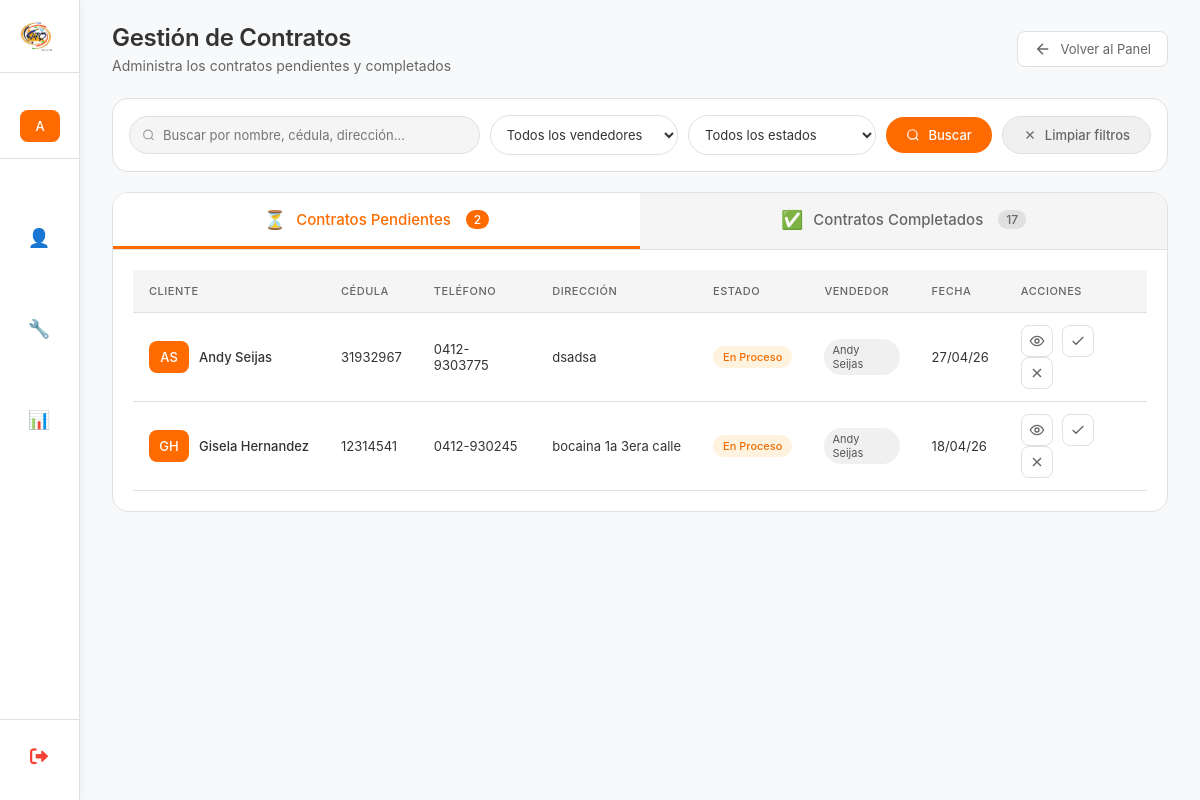
Before: /administrador/contratos/ (signed in) with the older database file.
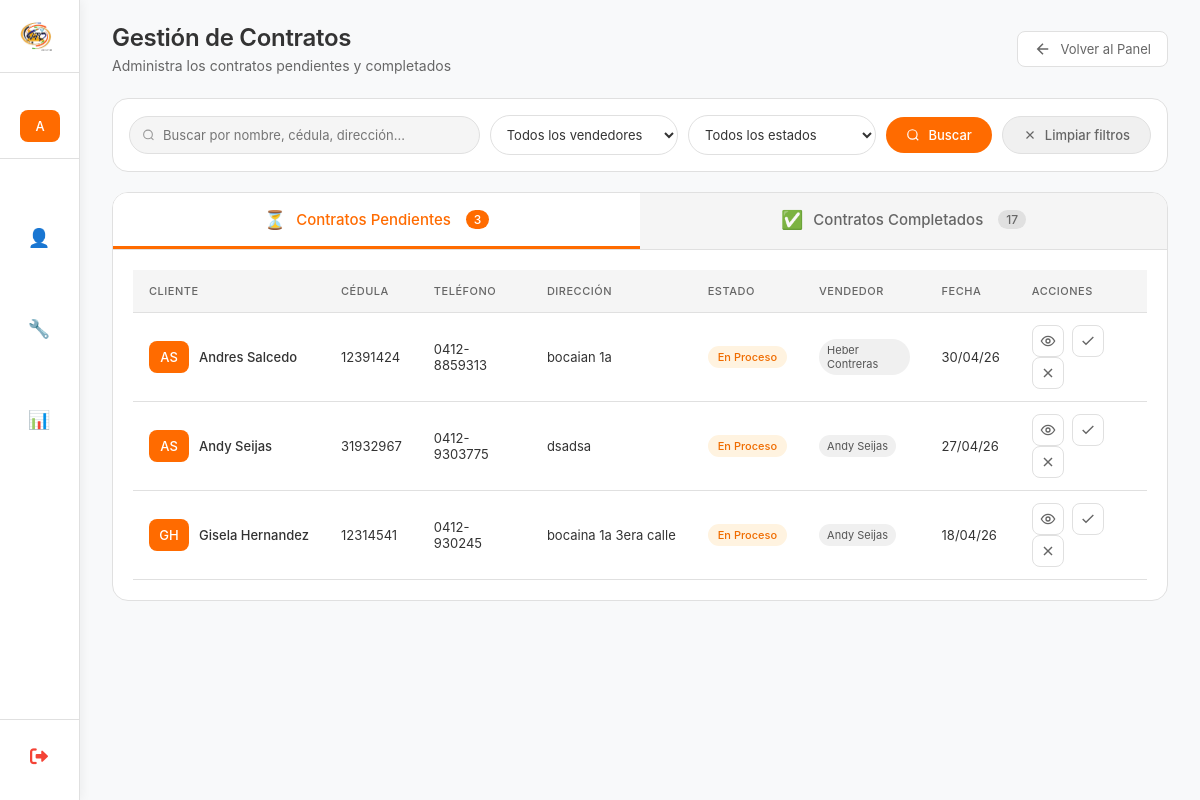
After: the same page with the newer database file.
### myapp/models.py (models this page shows, shortened)
class ContratoCliente(models.Model):
    class SimplePlusChoices(models.TextChoices):
        SI = 'SI', 'Sí'
        NO = 'NO', 'No'
    class EstadoContrato(models.TextChoices):
        EN_PROCESO = 'EN_PROCESO', 'En Proceso'
        COMPLETADO = 'COMPLETADO', 'Completado'
        NO_COMPLETADO = 'NO_COMPLETADO', 'No Completado'
    cliente_potencial = models.ForeignKey('ClientePotencial',on_delete=models.CASCADE,related_name='contratos',verbose_name="Cliente Potencial")
    otro_telefono = models.CharField(max_length=20,verbose_name="Otro Teléfono",blank=True,null=True,help_text="Teléfono adicional de contacto")
    correo_electronico = models.EmailField(verbose_name="Correo Electrónico",max_length=254,unique=True)
    direccion_detallada = models.TextField(max_length=500,verbose_name="Dirección Detallada",help_text="Calle, avenida, urbanización, casa/edificio, piso, apartamento")
    fecha_nacimiento = models.DateField(verbose_name="Fecha de Nacimiento")
    plan_contratado = models.ForeignKey(Plan,on_delete=models.PROTECT,related_name='contratos',verbose_name="Plan a Contratar")
    simple_plus = models.CharField(max_length=2,choices=SimplePlusChoices.choices,default=SimplePlusChoices.NO,verbose_name="Simple Plus",help_text="¿El cliente tiene Simple Plus?")
    modalidad_equipo = models.ForeignKey(ModalidadEquipo,on_delete=models.PROTECT,related_name='contratos',verbose_name="Modalidad del Equipo")
    punto_referencia = models.CharField(max_length=255,verbose_name="Punto de Referencia",help_text="Referencia para encontrar la ubicación")
    tipo_vivienda = models.ForeignKey(TipoVivienda,on_delete=models.PROTECT,related_name='contratos',verbose_name="Tipo de Vivienda")
    numero_casa = models.CharField(max_length=50,verbose_name="Número de Casa/Edificio",help_text="Número de la casa, edificio, apartamento")
    numero_pago_movil = models.CharField(blank=True, null=True,max_length=20,verbose_name="Número de Pago Móvil",help_text="Número de teléfono donde se realizó el pago")
    foto_pago = models.ImageField(blank=True, null=True,upload_to='pagos/',verbose_name="Foto del Pago",help_text="Captura de pantalla o foto del comprobante de pago")
    red = models.ForeignKey(Red,on_delete=models.PROTECT,related_name='contratos',verbose_name="Red")
    ods = models.CharField(max_length=50,verbose_name="ODS",blank=True,null=True,help_text="Orden de Servicio (solo administrador)")
    customer_id = models.CharField(max_length=50,verbose_name="Customer ID",blank=True,null=True,help_text="ID del cliente en el sistema (solo administrador)")
    atr = models.CharField(default="*VTC Conexiones",max_length=50,verbose_name="ATR",blank=True,null=True,help_text="ATR")
    estado = models.CharField(max_length=15,choices=EstadoContrato.choices,default=EstadoContrato.EN_PROCESO,verbose_name="Estado del Contrato")
    creado_por = models.ForeignKey(User,on_delete=models.SET_NULL,null=True,blank=True,related_name='contratos_creados',verbose_name="Creado por")
    fecha_creacion = models.DateTimeField(auto_now_add=True,verbose_name="Fecha de creación")
    fecha_actualizacion = models.DateTimeField(auto_now=True,verbose_name="Última actualización")
    class Meta:
        verbose_name = "Contrato de Cliente"
        verbose_name_plural = "Contratos de Clientes"
        ordering = ['-fecha_creacion']
        indexes = [
            models.Index(fields=['estado']),
            models.Index(fields=['fecha_creacion']),
            models.Index(fields=['correo_electronico']),
        ]

class ClientePotencial(models.Model):
    class InteresadoChoices(models.TextChoices):
        SI = 'SI', 'Sí'
        TAL_VEZ = 'TAL_VEZ', 'Tal vez'
        NO = 'NO', 'No'
    cedula = models.CharField(max_length=15,verbose_name="Cédula de Identidad",unique=True,  help_text="Ej: V-12345678, E-87654321",db_index=True)
    nombre = models.CharField(max_length=100,verbose_name="Nombre")
    apellido = models.CharField(max_length=100,verbose_name="Apellido")
    direccion = models.TextField(max_length=255,verbose_name="Dirección",blank=True,null=True)
    telefono = models.CharField(max_length=20, verbose_name="Teléfono",help_text="Ej: +58 412-1234567")
    posee_internet = models.BooleanField(default=False,verbose_name="¿Posee internet?", help_text="Marcar si ya tiene servicio de internet")
    interesado = models.CharField(max_length=10,choices=InteresadoChoices.choices,default=InteresadoChoices.TAL_VEZ,verbose_name="Nivel de interés")
    observacion = models.TextField(max_length=500,verbose_name="Observaciones",blank=True,null=True,help_text="Notas adicionales sobre el cliente")
    fecha_registro = models.DateField( default=datetime.date.today, verbose_name="Fecha de registro",help_text="Fecha en que se registró el cliente")
    creado_por = models.ForeignKey(User,on_delete=models.SET_NULL,  null=True,blank=True,related_name='clientes_potenciales_creados', verbose_name="Creado por",help_text="Usuario que registró este cliente")
    fecha_creacion = models.DateTimeField(auto_now_add=True,verbose_name="Fecha de creación en sistema")
    fecha_actualizacion = models.DateTimeField(auto_now=True,verbose_name="Última actualización")
    class Meta:
        verbose_name = "Cliente Potencial"
        verbose_name_plural = "Clientes Potenciales"
        ordering = ['-fecha_creacion']  # Ordenar por más recientes primero

### myapp/views_admin.py (the view, shortened to what this page needs)
# urls.py: path('administrador/contratos/', gestionar_contratos, name='gestionar_contratos'),
@login_required
def gestionar_contratos(request):
    es_admin = request.user.is_superuser or request.user.groups.filter(name='Administrador').exists()
    es_supervisor = request.user.groups.filter(name='Supervisor').exists()
    if not (es_admin or es_supervisor):
        messages.error(request, '⛔ Acceso denegado. No tienes permisos.')
        return redirect('dashboard')
    busqueda = request.GET.get('busqueda', '')
    vendedor_id = request.GET.get('vendedor', '')
    estado = request.GET.get('estado', '')
    tab_activa = request.GET.get('tab', 'pendientes')
    contratos_pendientes = ContratoCliente.objects.filter(
        Q(customer_id__isnull=True) | Q(customer_id='') |
        Q(ods__isnull=True) | Q(ods='')
    ).exclude(estado='NO_COMPLETADO').select_related('cliente_potencial', 'creado_por', 'plan_contratado')
    contratos_completados = ContratoCliente.objects.exclude(
        Q(customer_id__isnull=True) | Q(customer_id='') |
        Q(ods__isnull=True) | Q(ods='')
    ).exclude(estado='NO_COMPLETADO').select_related('cliente_potencial', 'creado_por', 'plan_contratado')
    contratos_no_completados = ContratoCliente.objects.filter(estado='NO_COMPLETADO').select_related('cliente_potencial', 'creado_por', 'plan_contratado')
    contratos_no_completados_count = contratos_no_completados.count()
    if estado == 'NO_COMPLETADO':
        contratos_activos = contratos_no_completados
    else:
        if tab_activa == 'pendientes':
            contratos_activos = contratos_pendientes
        else:
            contratos_activos = contratos_completados
    if vendedor_id and estado != 'NO_COMPLETADO':
        contratos_pendientes = contratos_pendientes.filter(creado_por_id=vendedor_id)
        contratos_completados = contratos_completados.filter(creado_por_id=vendedor_id)
    elif vendedor_id and estado == 'NO_COMPLETADO':
        contratos_no_completados = contratos_no_completados.filter(creado_por_id=vendedor_id)
    contratos_pendientes = contratos_pendientes.order_by('-fecha_creacion')
    contratos_completados = contratos_completados.order_by('-fecha_creacion')
    contratos_no_completados = contratos_no_completados.order_by('-fecha_creacion')
    from django.core.paginator import Paginator
    if estado == 'NO_COMPLETADO':
        paginator_pendientes = Paginator(contratos_no_completados, 10)
        page_pendientes = request.GET.get('page_pendientes', 1)
        contratos_pendientes_page = paginator_pendientes.get_page(page_pendientes)
        contratos_completados_page = []  # Vacío porque mostramos solo una tabla
        tab_activa = 'pendientes'
    else:
        paginator_pendientes = Paginator(contratos_pendientes, 10)
        page_pendientes = request.GET.get('page_pendientes', 1)
        contratos_pendientes_page = paginator_pendientes.get_page(page_pendientes)
        paginator_completados = Paginator(contratos_completados, 10)
        page_completados = request.GET.get('page_completados', 1)
        contratos_completados_page = paginator_completados.get_page(page_completados)
    from django.contrib.auth.models import User
    vendedores = User.objects.filter(is_active=True, groups__name='Vendedor').order_by('username')
    context = {
        'contratos_pendientes': contratos_pendientes_page,
        'contratos_pendientes_count': contratos_pendientes.count(),
        'contratos_completados': contratos_completados_page if estado != 'NO_COMPLETADO' else [],
        'contratos_completados_count': contratos_completados.count(),
        'contratos_no_completados_count': contratos_no_completados_count,
        'contratos_no_completados': contratos_no_completados if estado == 'NO_COMPLETADO' else [],
        'vendedores': vendedores,
        'busqueda': busqueda,
        'filtro_vendedor': vendedor_id,
        'filtro_estado': estado,
        'tab_activa': tab_activa,
        'es_admin': es_admin,
        'es_supervisor': es_supervisor,
        'mostrando_no_completados': estado == 'NO_COMPLETADO',
    }
    return render(request, 'Admin/gestionar_contratos.html', context)

### myapp/templates/Admin/gestionar_contratos.html (shortened to what the changed rows need)
{% extends 'Inicio_De_Sesion/base.html' %}
{% load static %}
{% block page_title %}Gestión de Contratos{% endblock %}
{% block content %}
<div class="tabs-container">
    <div class="tabs-header">
        <button class="tab-btn {% if tab_activa == 'pendientes' or not tab_activa %}active{% endif %}" onclick="cambiarTab('pendientes')" id="tab-pendientes-btn">
            <span class="tab-icon">⏳</span>
            {% if mostrando_no_completados %}
            Contratos No Completados
            {% else %}
            Contratos Pendientes
            {% endif %}
            <span class="tab-count">
                {% if mostrando_no_completados %}
                {{ contratos_no_completados_count }}
                {% else %}
                {{ contratos_pendientes_count }}
                {% endif %}
            </span>
        </button>
    </div>
    <div id="tab-pendientes" class="tab-content {% if tab_activa == 'pendientes' or not tab_activa %}active{% endif %}">
        <div class="table-container">
            <table class="table">
                <thead>
                    <tr>
                        <th>Cliente</th>
                        <th>Cédula</th>
                        <th>Teléfono</th>
                        <th>Dirección</th>
                        <th>Estado</th>
                        <th>Vendedor</th>
                        <th>Fecha</th>
                        <th>Acciones</th>
                    </tr>
                </thead>
                <tbody>
                    {% for contrato in contratos_pendientes %}
                    <tr>
                        <td>
                            <div class="user-cell">
                                <span class="user-avatar">{{ contrato.cliente_potencial.nombre|first|upper }}{{ contrato.cliente_potencial.apellido|first|upper }}</span>
                                <div>
                                    <div class="user-name">{{ contrato.cliente_potencial.nombre }} {{ contrato.cliente_potencial.apellido }}</div>
                                </div>
                            </div>
                        </td>
                        <td>{{ contrato.cliente_potencial.cedula }}</td>
                        <td>{{ contrato.cliente_potencial.telefono }}</td>
                        <td class="address-cell">{{ contrato.direccion_detallada|truncatechars:30|default:"—" }}</td>
                        <td>
                            {% if contrato.estado == 'EN_PROCESO' %}
                            <span class="badge proceso">En Proceso</span>
                            {% elif contrato.estado == 'COMPLETADO' %}
                            <span class="badge completado">Completado</span>
                            {% elif contrato.estado == 'NO_COMPLETADO' %}
                            <span class="badge no-completado">No Completado</span>
                            {% endif %}
                        </td>
                        <td>
                            <span class="vendedor-badge">{{ contrato.creado_por.get_full_name|default:contrato.creado_por.username }}</span>
                        </td>
                        <td>{{ contrato.fecha_creacion|date:"d/m/y" }}</td>
                        <td class="actions-cell">
                            <button class="action-btn" onclick="verContrato({{ contrato.id }})" title="Ver detalles">
                                <svg width="16" height="16" viewBox="0 0 24 24" fill="none" stroke="currentColor" stroke-width="2">
                                    <circle cx="12" cy="12" r="3"/>
                                    <path d="M22 12c-2.667 4.667-6 7-10 7s-7.333-2.333-10-7c2.667-4.667 6-7 10-7s7.333 2.333 10 7z"/>
                                </svg>
                            </button>
                            {% if contrato.estado != 'NO_COMPLETADO' and es_admin or es_supervisor %}
                            <button class="action-btn" onclick="abrirModalCompletar({{ contrato.id }})" title="Completar contrato">
                                <svg width="16" height="16" viewBox="0 0 24 24" fill="none" stroke="currentColor" stroke-width="2">
                                    <path d="M20 6L9 17l-5-5"/>
                                </svg>
                            </button>
                            {% endif %}
                            {% if contrato.estado == 'EN_PROCESO' and es_admin or es_supervisor %}
                            <button class="action-btn no-completado-btn" onclick="marcarNoCompletado({{ contrato.id }})" title="Marcar como No Completado">
                                <svg width="16" height="16" viewBox="0 0 24 24" fill="none" stroke="currentColor" stroke-width="2">
                                    <line x1="18" y1="6" x2="6" y2="18"/>
                                    <line x1="6" y1="6" x2="18" y2="18"/>
                                </svg>
                            </button>
                            {% endif %}
                        </td>
                    </tr>
                    {% endfor %}
                </tbody>
            </table>
        </div>
    </div>
</div>
{% endblock %}

Changed rows visible on the page:
added ContratoCliente: cliente_potencial.nombre|first "A", cliente_potencial.apellido|first "S", cliente_potencial.nombre "Andres", cliente_potencial.apellido "Salcedo", cliente_potencial.cedula "12391424", cliente_potencial.telefono "0412-8859313", direccion_detallada "bocaian 1a", estado "En Proceso", creado_por.get_full_name "Heber Contreras", fecha_creacion "30/04/26"
Other visible differences:
{{ contratos_pendientes_count }}: "2" → "3"
